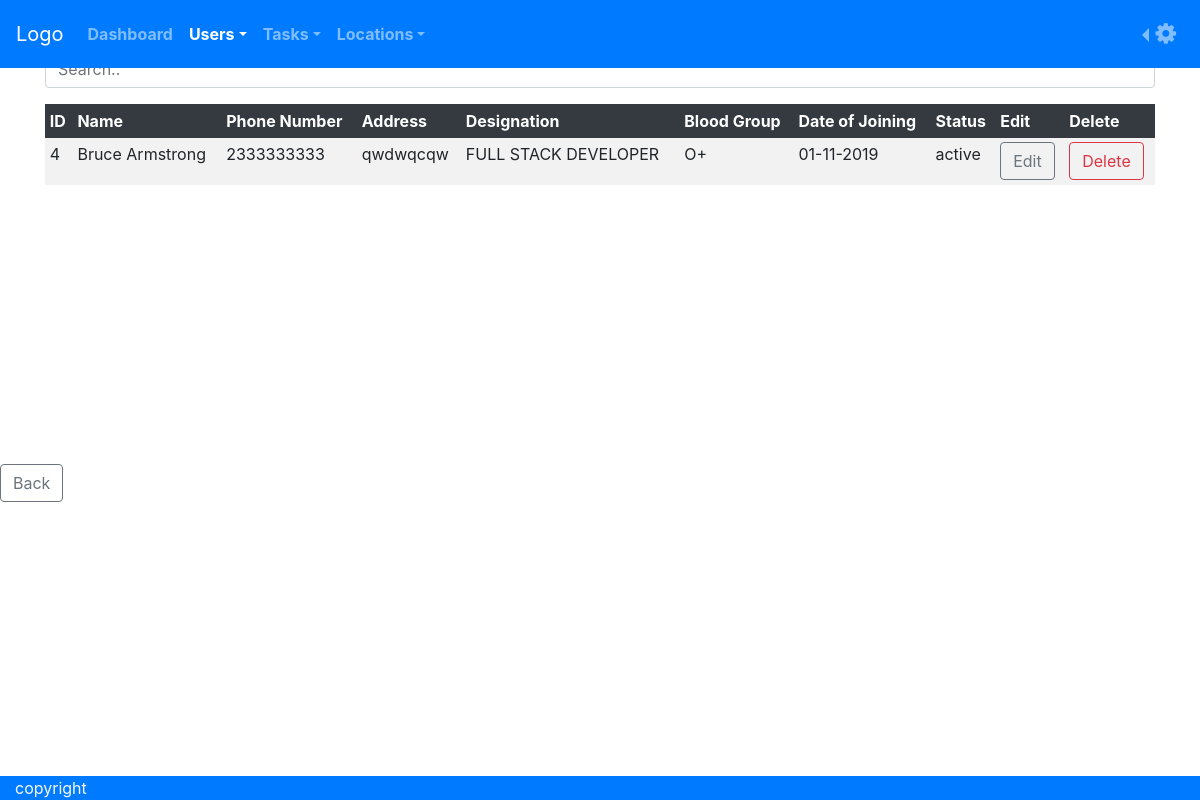
Before: /users/ with the older database file.
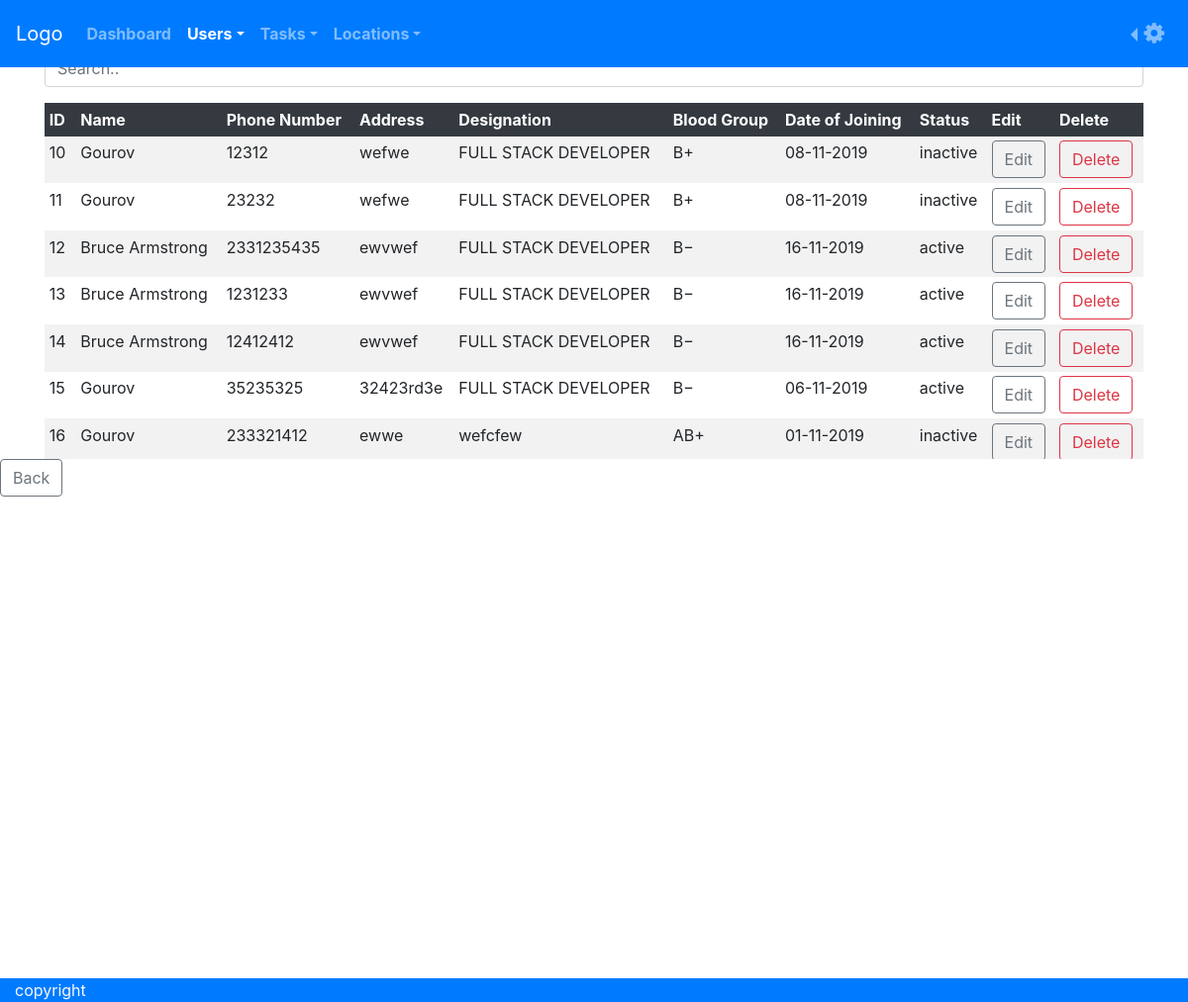
After: the same page with the newer database file.
### users/models.py (models this page shows)
class user(models.Model):
        tid = models.BigAutoField(max_length=5,null=False,unique=True,primary_key=True)
        name = models.CharField(max_length=35,null=False)
        phone = models.IntegerField(unique=True,null=False)
        address = models.CharField(max_length=500,null=False)
        designation = models.CharField(max_length=50,null=False)
        bloodgroup = models.CharField(max_length=5,null=False)
        dateofjoining = models.DateTimeField(blank=True,null=False)
        status = models.CharField(max_length=10,null=False)

### users/views.py (the view)
# urls.py: path('users/',include('users.urls')),
def users(request):
     context={'user':user.objects.all() }
     return render(request,'users.html',context)

### templates/users.html (shortened to what this page needs)
<!DOCTYPE html>
<html lang="en">
<head>
    <link rel="stylesheet" href="https://maxcdn.bootstrapcdn.com/bootstrap/4.3.1/css/bootstrap.min.css">
    <link rel="stylesheet" href="https://cdnjs.cloudflare.com/ajax/libs/font-awesome/4.7.0/css/font-awesome.min.css">
  </head>
<body align="center">
  <header>
    <nav class="navbar navbar-expand-sm bg-primary navbar-dark fixed-top">
      <a class="navbar-brand" href="#">Logo</a>
     <div class="collapse navbar-collapse" id="collapsibleNavbar">
      <ul class="navbar-nav mr-auto" >
            <li class="nav-item ">
             <a class="nav-link " href="/"><b>Dashboard</b></a>
            </li>
            <li class="nav-item dropdown active">
                  <a class="nav-link  dropdown-toggle"  data-toggle="dropdown" href="#"><b>Users</b></a>
            </li>
            <li class="nav-item dropdown">
                  <a class="nav-link  dropdown-toggle"  data-toggle="dropdown"  href="#"><b>Tasks</b></a>
              </li>
            <li class="nav-item dropdown">
              <a class="nav-link dropdown-toggle"  data-toggle="dropdown"  href="#"><b>Locations</b></a>
          </li>
      </ul>
      <ul class="nav navbar-nav" >
            <li class="nav-item">
            <li class="nav-item dropdown dropleft">
                  <a class="nav-link  dropdown-toggle" data-toggle="dropdown" id="navbardrop" href="#"><b><i class="fa fa-gear"></i></b></a>
              </li>
          </ul>
      </div>
        </nav>
      </header>
<main>
  <div  >
    <a href="add/" class="btn btn-outline-success" id="add" > + Add</a>
</div>
<div class="container form-group" >
    <input type="text" maxlength="30" class="form-control" placeholder="Search.." id="search" name="search">
</div>
<div  align="center" class="container table-fixed">
<table class="table table-sm table-striped  table-hover table-borderless">
<thead class="thead-dark">
        <tr>
            <th>ID</th>
            <th>Name</th>
            <th>Phone Number</th>
            <th>Address</th>
            <th>Designation</th>
            <th>Blood Group</th>
            <th>Date of Joining</th>
            <th>Status</th>
            <th>Edit</th>
            <th>Delete</th>
        </tr>
        </thead>
        {% for item in user %}
        <tr class="filter">
        <td>{{item.tid}}</td>
        <td>{{item.name}}</td>
        <td>{{item.phone}}</td>
        <td>{{item.address}}</td>
        <td>{{item.designation}}</td>
        <td>{{item.bloodgroup}}</td>
        <td>{{item.dateofjoining|date:'d-m-Y'}}</td>
        <td>{{item.status}}</td>
        <td><a href="edit/{{ item.tid }}/"  id="edit" class="btn btn-outline-secondary">Edit</a></td>
        <td><button value="{{ item.tid }}" class="btn btn-outline-danger delete" data-toggle="modal" data-target="#Mdelete">Delete</button></td>
        </tr>
        {% endfor %}
    </table></div>
    <a id="back"  class="btn btn-outline-secondary" href="/">Back</a>
</main>
<footer class="container-fluid text-light bg-primary fixed-bottom" >copyright<br> </footer>
</body>
</html>

Changed rows visible on the page:
removed user: tid "4", name "Bruce Armstrong", phone "2333333333", address "qwdwqcqw", designation "FULL STACK DEVELOPER", bloodgroup "O+", dateofjoining "01-11-2019", status "active"
added user: tid "10", name "Gourov", phone "12312", address "wefwe", designation "FULL STACK DEVELOPER", bloodgroup "B+", dateofjoining "08-11-2019", status "inactive"
added user: tid "11", name "Gourov", phone "23232", address "wefwe", designation "FULL STACK DEVELOPER", bloodgroup "B+", dateofjoining "08-11-2019", status "inactive"
added user: tid "12", name "Bruce Armstrong", phone "2331235435", address "ewvwef", designation "FULL STACK DEVELOPER", bloodgroup "B−", dateofjoining "16-11-2019", status "active"
added user: tid "13", name "Bruce Armstrong", phone "1231233", address "ewvwef", designation "FULL STACK DEVELOPER", bloodgroup "B−", dateofjoining "16-11-2019", status "active"
added user: tid "14", name "Bruce Armstrong", phone "12412412", address "ewvwef", designation "FULL STACK DEVELOPER", bloodgroup "B−", dateofjoining "16-11-2019", status "active"
added user: tid "15", name "Gourov", phone "35235325", address "32423rd3e", designation "FULL STACK DEVELOPER", bloodgroup "B−", dateofjoining "06-11-2019", status "active"
added user: tid "16", name "Gourov", phone "233321412", address "ewwe", designation "wefcfew", bloodgroup "AB+", dateofjoining "01-11-2019", status "inactive"
